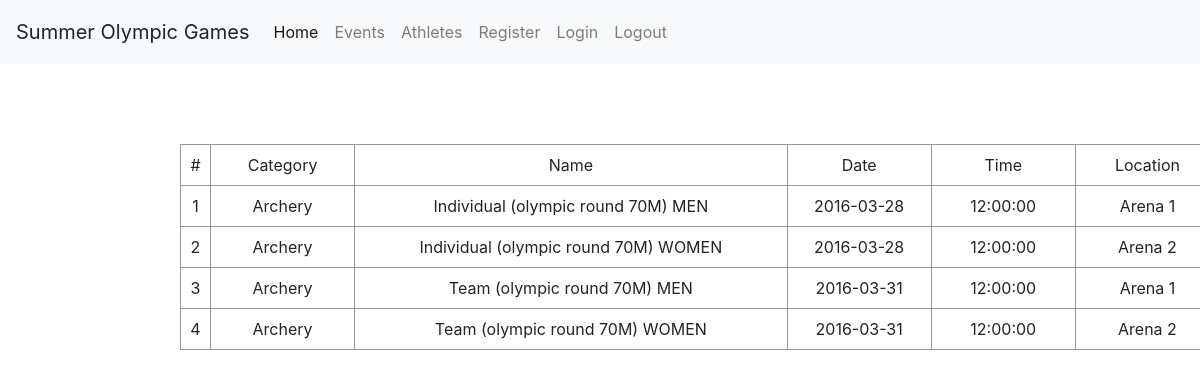
/eventsPage.php, run on an earlier commit of the app's database.
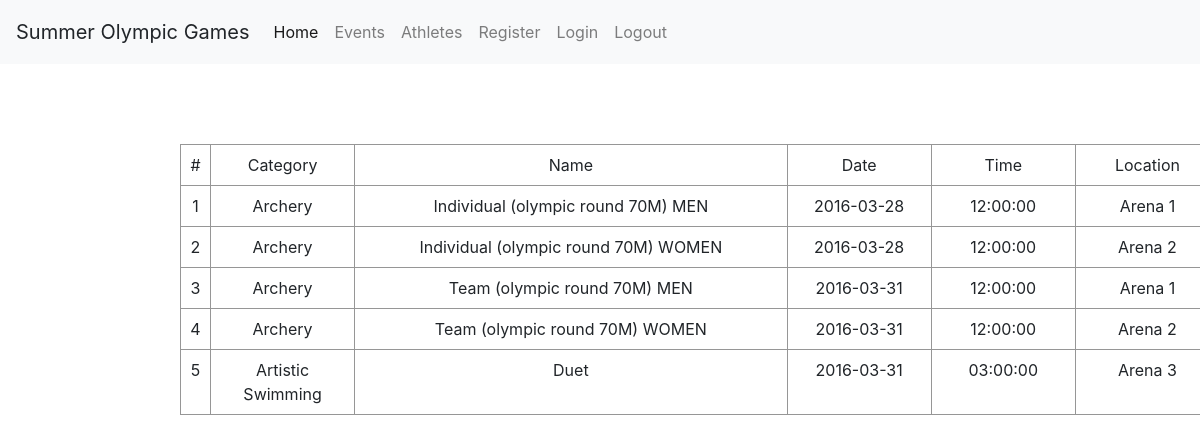
And on a later commit of the database.
### tables this page shows
CREATE TABLE IF NOT EXISTS event(
    id INT AUTO_INCREMENT,
    name VARCHAR(50) NOT NULL,
    date DATE NOT NULL,  
    time  TIME NOT NULL,
    location VARCHAR(30) NOT NULL,
    eventType VARCHAR(15) NOT NULL,  
    category VARCHAR (30) NOT NULL,
    PRIMARY KEY (id)
);

### eventsPage.php (the view)
<?php
require 'header.php';
?>
<div class="grid_container">
  <div class="grid">
    <span># </span>
    <span>Category</span>
    <span>Name</span>
    <span>Date</span>
    <span>Time</span>
    <span>Location</span>
    <?php
      $sql ="SELECT * FROM event";
      $counter = 1;
      $result = mysqli_query($mysqli, $sql);
      $queryResult = mysqli_num_rows($result);
      if ($queryResult>0){
        while ($row = mysqli_fetch_assoc($result)){
          echo "<span>".$counter."</span>";
          echo "<span>".$row['category']."</span>";
          echo "<span>".$row['name']."</span>";
          echo "<span>".$row['date']."</span>";
          echo "<span>".$row['time']."</span>";
          echo "<span>".$row['location']."</span>";
          $counter++;
        }
      }
     ?>
  </div>
</div>

### header.php (shortened to what this page needs)
<html>
<head>
 <link rel="stylesheet" type="text/css" href="mystyle.css">
 <link rel="stylesheet" href="https://maxcdn.bootstrapcdn.com/bootstrap/4.0.0/css/bootstrap.min.css"></head>
<body>
<nav class="navbar navbar-expand-lg navbar-light bg-light">
  <a class="navbar-brand">Summer Olympic Games</a>
  <div class="collapse navbar-collapse" id="navbarNavAltMarkup">
    <div class="navbar-nav">
      <a class="nav-item nav-link active" href="header.php">Home <span class="sr-only">(current)</span></a>
      <a class="nav-item nav-link" href="eventsPage.php">Events</a>
      <a class="nav-item nav-link" href="#">Athletes</a>
      <a class="nav-item nav-link" href="registerPage.php">Register</a>
      <a class="nav-item nav-link" href="loginPage.php">Login</a>
      <a class="nav-item nav-link" href="logout.php"> Logout</a></li>
    </div>
  </div>
</nav>

### mystyle.css (style rules this page uses)
body { margin: 0; padding: 0; background: white no-repeat center center fixed; -webkit-background-size: cover; -moz-background-size: cover; -o-background-size: cover; background-size: cover; }
nav { display: flex; justify-content: space-around; align-items: center; min-height: 8vh; background: transparent; }
.grid_container { position: relative; top: 10%; left: 15%; max-width: 130vh; }
.grid { display: grid; grid-template-columns: minmax(20px, 30px) 1fr 3fr 1fr 1fr 1fr; border-top: 1px solid rgb(150, 150, 150); border-right: 1px solid rgb(150, 150, 150); text-align: center; }
.grid > span { padding: 8px 4px; border-left: 1px solid rgb(150, 150, 150); border-bottom: 1px solid rgb(150, 150, 150); }

What changed in the data, as far as the page shows it:
added event: category "Artistic Swimming", name "Duet", date "2016-03-31", time "03:00:00", location "Arena 3"
